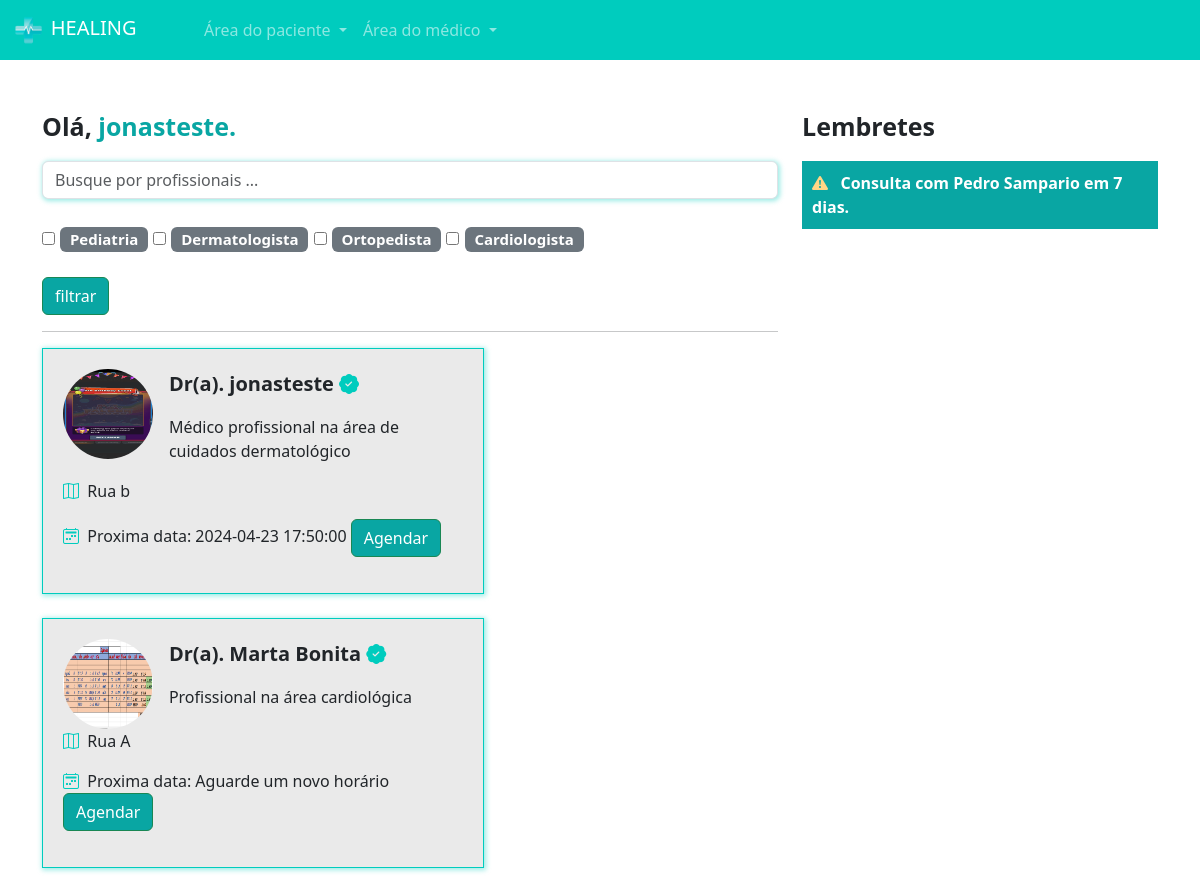
The app's page /pacientes/home/ (signed in) with its own data.
### medico/models.py (models this page shows, shortened)
class Especialidades(models.Model):
    especialidade = models.CharField(max_length=100)
    icone = models.ImageField(upload_to='icones', null=True, blank=True)

class DadosMedicos(models.Model):
    crm = models.CharField(max_length=30)
    nome = models.CharField(max_length=100)
    cep = models.CharField(max_length=15)
    rua = models.CharField(max_length=100)
    bairro = models.CharField(max_length=100)
    numero = models.IntegerField()
    rg = models.ImageField(upload_to='rgs')
    cedula_identidade_medica = models.ImageField(upload_to='cim')
    foto = models.ImageField(upload_to='foto_perfil')
    descricao = models.TextField(null=True, blank=True)
    valor_consulta = models.FloatField(default=100)
    user = models.ForeignKey(User, on_delete=models.DO_NOTHING)
    especialidade = models.ForeignKey(Especialidades, on_delete=models.DO_NOTHING, null=True, blank=True)
    @property
    def proxima_data(self):
        proxima_data = DatasAbertas.objects.filter(user=self.user).filter(data__gt=datetime.now()).filter(agendado=False).order_by('data').first()
        return proxima_data

class DatasAbertas(models.Model):
    data = models.DateTimeField()
    user = models.ForeignKey(User, on_delete=models.DO_NOTHING)   # Esse usuário é o Médico
    agendado = models.BooleanField(default=False)
    def __str__(self):
        return str(self.data)

### paciente/views.py (the view)
# urls.py: 2. Add a URL to urlpatterns:  path('', views.home, name='home')
def home(request):
    if request.method == 'GET':
        medico_filtrar = request.GET.get('medico')
        especialidades_filtrar = request.GET.getlist('especialidades')
        medicos = DadosMedicos.objects.all()
        if medico_filtrar:
            medicos = medicos.filter(nome__icontains=medico_filtrar)
        if especialidades_filtrar:
            medicos = medicos.filter(especialidade_id__in=especialidades_filtrar)
        especialidades = Especialidades.objects.all()
        return render(request, 'home.html', {'medicos': medicos, 'especialidades': especialidades, 'is_medico': is_medico(request.user)})

### medico/models.py (called while the page is built)
def is_medico(user):
    return DadosMedicos.objects.filter(user=user).exists()

### paciente/templates/home.html
{% extends "base.html" %}
{% load static %}
{% block 'head' %}
    <link rel="stylesheet" href="{% static 'medicos/css/abrir_horario.css' %}">
    <link rel="stylesheet" href="{% static 'usuarios/css/usuarios.css' %}">
    <link rel="stylesheet" href="{% static 'medicos/css/cadastro_medico.css' %}">
    <link rel="stylesheet" href="{% static 'pacientes/css/home.css' %}">
    <link rel="stylesheet" href="https://cdn.jsdelivr.net/npm/bootstrap-icons@1.11.3/font/bootstrap-icons.min.css">
{% endblock 'head' %}
{% block 'body' %}
{% include "partials/navbar.html" %}
<br><br>
<div class="container">
    <div class="row">
        <div class="col-md-8">
            <p style="font-size: 25px" class="p-bold">Olá, <span class="color-dark">{{request.user.username}}.</span></p>
            <form action="{% url "home" %}" post="GET">
                <input type="text" class="form-control shadow-main-color" placeholder="Busque por profissionais ..." name="medico">
                <br>
                <div class="especialidades">
                    {% for especialidade in especialidades %}
                        <input type="checkbox" name="especialidades" value="{{especialidade.id}}">
                        <span class="badge bg-secondary">
                            {{especialidade.especialidade}}
                        </span>
                    {% endfor %}
                </div>
                <br>
                <input type="submit" value="filtrar" class="btn btn-success btn-dark-color">
            </form>
            <hr>
            <div class="list-medicos">
                {% for medico in medicos %}
                    <div class="card-medicos shadow-main-color">
                        <div class="row">
                            <div class="col-md-3"><img src="{{medico.foto.url}}" class="foto-perfil-card" alt=""></div>
                            <div class="col-md">
                                <p style="font-size: 20px" class="p-bold">Dr(a). {{medico.nome}} <i class="bi bi-patch-check-fill icon-main"></i></p>
                                <p>{{medico.descricao}}</p>
                            </div>
                        </div>
                        <p><i class="bi bi-map icon-main"></i>&nbsp&nbsp{{medico.rua}}</p>
                        <p><i class="bi bi-calendar2-week icon-main"></i>&nbsp&nbspProxima data:
                            {% if medico.proxima_data %}
                                {{medico.proxima_data}}
                            {% else %}
                                Aguarde um novo horário
                            {% endif %}
                            <a href="{% url "escolher_horario" medico.id %}" class="btn btn-success btn-dark-color">Agendar</a>
                        </div>
                        <br>
                {% endfor %}
            </div>
        </div>
        <div class="col-md-4">
            <p style="font-size: 25px" class="p-bold">Lembretes</p>
            <p class="bg-main-lembrete">
                <span class="p-bold"><i class="bi bi-exclamation-triangle-fill icon-differential"></i>&nbsp&nbsp Consulta com Pedro Sampario em 7 dias.</span>
            </p>
        </div>
    </div>
</div>
{% endblock 'body' %}

### templates/static/geral/css/base.css (style rules this page uses)
:root { --main-color: #00CCBE; --dark-color: #09A6A3; --contrast-color: #FFD686; }
.p-bold { font-weight: bold; }
.color-dark { color: var(--dark-color); }

### templates/static/usuarios/css/usuarios.css (style rules this page uses)
.btn-dark-color { background-color: var(--dark-color); color: white; }

### templates/static/medicos/css/cadastro_medico.css (style rules this page uses)
.shadow-main-color { box-shadow: 1px 1px 5px 1px rgba(0, 204, 190,.4); }

### templates/static/pacientes/css/home.css (style rules this page uses)
.especialidades { font-size: 20px; }
.card-medicos { width: 60%; background-color: #EAEAEA; border: 1px solid var(--main-color); padding: 20px; }
.foto-perfil-card { width: 90px; height: 90px; border-radius: 45px; }
.icon-main { color: var(--main-color); }
.bg-main-lembrete { background-color: var(--dark-color); padding: 10px; color: white; }
.icon-differential { color: var(--contrast-color); }

### records on screen
Especialidades: especialidade "Pediatria"
Especialidades: especialidade "Dermatologista"
Especialidades: especialidade "Ortopedista"
Especialidades: especialidade "Cardiologista"
DadosMedicos: foto (picture), nome "jonasteste", descricao "Médico profissional na área de cuidados dermatológico", rua "Rua b", proxima_data "2024-04-23 17:50:00"
DadosMedicos: foto (picture), nome "Marta Bonita", descricao "Profissional na área cardiológica", rua "Rua A", shows "Aguarde um novo horário"

### other values on screen
{{ request.user.username }} "jonasteste"
